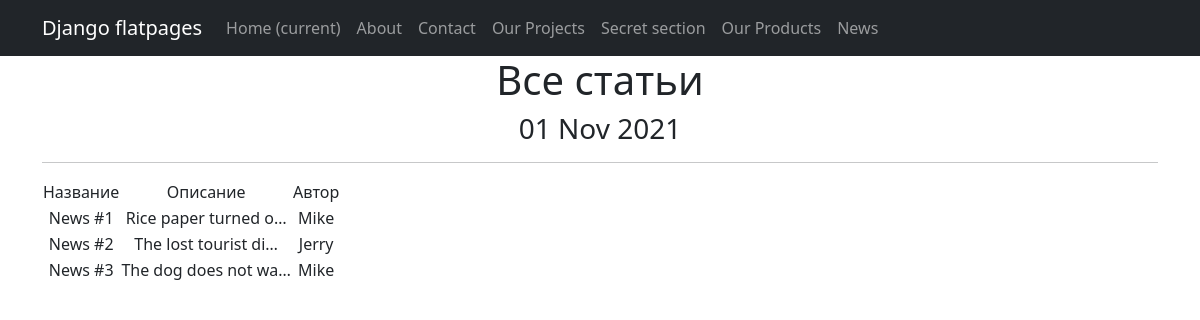
The page /news/ on the database as committed earlier.
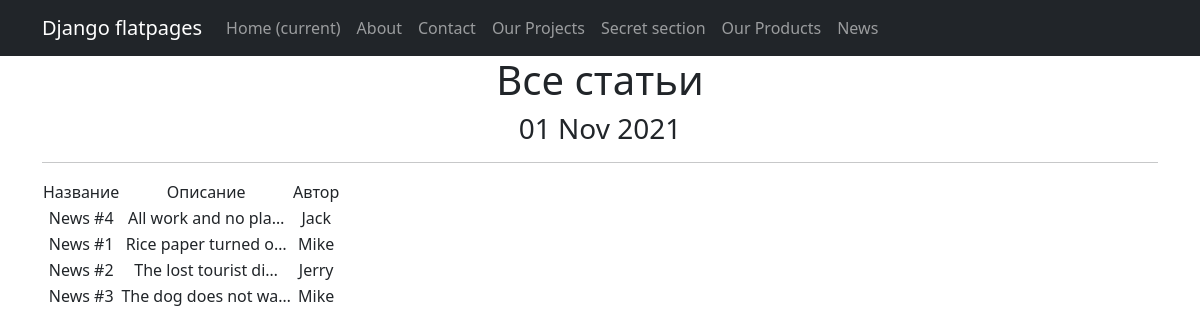
The same page on the database as committed later.
### newsapp/models.py (models this page shows, shortened)
class NewsModel(models.Model):
    name = models.CharField(max_length=150,unique=True)
    description = models.TextField()
    author = models.CharField(max_length=50)
    dateCreation = models.DateTimeField(auto_now_add=True)

### newsapp/views.py (the view)
# urls.py: path('', NewsViews.as_view()),
class NewsViews(ListView):
    model = NewsModel
    template_name = 'flatpages/news.html'
    context_object_name = 'news'
    queryset = NewsModel.objects.order_by('-dateCreation')
    def get_context_data(self, **kwargs):
        context = super().get_context_data(**kwargs)
        context['time_now'] = datetime.utcnow()
        context[
            'value1'] = None
        return context

### newsapp/templatetags/custom_filters.py (called while the page is built)
@register.filter(name='censor')
def censor(value):
    text = value.split()
    for word in text:
        if word.lower() in stop_words:
            value = value.replace(word, '****')
    return value

### templates/flatpages/news.html (shortened to what this page needs)
{% extends 'flatpages/default.html' %}
{% load custom_filters %}
{% block content %}
    <h1>Все статьи</h1>
    <h3>{{ time_now|date:'d M Y' }}</h3>
    <hr>
    {% if news %}
        <table>
            <tr>
                <td>
                    Название
                </td>
                <td>
                    Описание
                </td>
                <td>
                    Автор
                </td>
            </tr>
        {% for news in news %}
            <tr>
                <td>
                    {{ news.name|censor }}
                </td>
                <td>
                    {{ news.description|truncatechars:20|censor }}
                </td>
                <td>
                    {{ news.author }}
                </td>
            </tr>
        {% endfor %}
        </table>
    {% else %}
        <h2>Статей нет!</h2>
    {% endif %}
{% endblock content %}

### templates/flatpages/default.html (shortened to what this page needs)
<!DOCTYPE html>
<html lang="en">
    <head>
        {% load static %}
        <link href="{% static 'css/styles.css' %}" rel="stylesheet" />
    </head>
    <body>
        <nav class="navbar navbar-expand-lg navbar-dark bg-dark static-top">
   <div class="container">
       <a class="navbar-brand" href="#">Django flatpages</a>
              <div class="collapse navbar-collapse" id="navbarResponsive">
           <ul class="navbar-nav ml-auto">
               <li class="nav-item active">
                   <a class="nav-link" href="#">Home
                       <span class="sr-only">(current)</span>
                   </a>
               </li>
               <li class="nav-item">
                   <a class="nav-link" href="/about/">About</a>
               </li>
               <li class="nav-item">
                   <a class="nav-link" href="/contacts/">Contact</a>
               </li>
               <li class="nav-item">
                   <a class="nav-link"  href="/projects/">Our Projects</a>
               <li class="nav-item">
                    <a class="nav-link"  href="/secret/">Secret section</a>
               <li class="nav-item">
                    <a class="nav-link"  href="/products/">Our Products</a>
               <li class="nav-item">
                    <a class="nav-link"  href="/news/">News</a>
               </li>
           </ul>
       </div>
   </div>
</nav>
                <div class="container">
   <div class="row">
       <div class="col-lg-12 text-center">
           {% block content %}{% endblock content %}
       </div>
   </div>
</div>
    </body>
</html>

Rows that differ between the two databases and show on the page:
added NewsModel: name|censor "News #4", description|censor "All work and no pla…", author "Jack"
